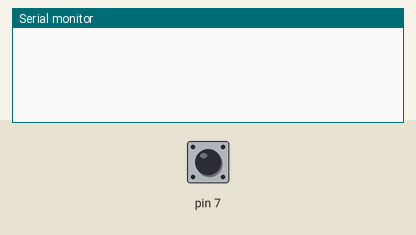
A sketch run on a simulated Arduino Uno, built with avr-gcc and run on an emulated ATmega328P. Shown: the last lines printed to the serial monitor. The inputs (shaded band) are chosen by the test bench; at power-on: pin 7 HIGH.

Above: at 1.2 s.
1.3 s: pin 7 pulled LOW for 0.15 s
At 2.5 s:
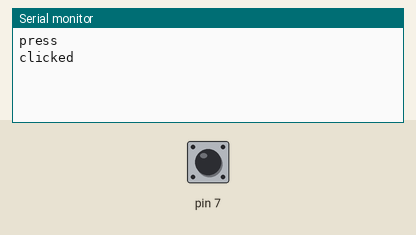
2.9 s: pin 7 pulled LOW for 1 s
At 4.7 s:
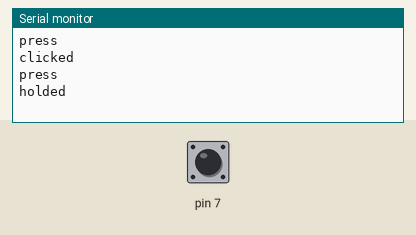

The sketch:

button.ino
```cpp
/*
   Тест мини класса кнопки
*/
#define SW 7    // пин кнопки, подключена на него и GND

#include "buttonMinim.h"
buttonMinim butt(SW);

void setup() {
  Serial.begin(9600);
}

void loop() {
  if (butt.pressed()) Serial.println("press");
  if (butt.clicked()) Serial.println("clicked");
  if (butt.holded()) Serial.println("holded");
  //if (butt.holding()) Serial.println("holding");
}
```

buttonMinim.h
```cpp
#ifndef buttonMinim_h
#define buttonMinim_h

// мини-класс для работы с кнопкой, версия 1.0
typedef struct {
	bool holdedFlag: 1;
	bool btnFlag: 1;
	bool pressF: 1;
	bool clickF: 1;
	bool holdF: 1;
} buttonMinimFlags;

class buttonMinim {
public:
	buttonMinim(uint8_t pin) {
		pinMode(pin, INPUT_PULLUP);
		_pin = pin;
	}
	boolean pressed() {
		tick();
		if (flags.pressF) {
			flags.pressF = false;
			return true;
		}
		else return false;
	}
	boolean clicked() {
		tick();
		if (flags.clickF) {
			flags.clickF = false;
			return true;
		}
		else return false;
	}
	boolean holding() {
		tick();
		if (flags.holdF) {
			return true;
		}
		else return false;
	}
	boolean holded() {
		tick();
		if (flags.holdF && flags.holdedFlag) {
			flags.holdedFlag = false;
			return true;
		}
		else return false;
	}
private:
	buttonMinimFlags flags;
	void tick() {
		boolean btnState = digitalRead(_pin);
		if (!btnState && !flags.btnFlag && ((uint32_t)millis() - _btnTimer > 90)) {
			flags.btnFlag = true;
			_btnTimer = millis();
			flags.pressF = true;
			flags.holdedFlag = true;
		}
		if (btnState && flags.btnFlag && ((uint32_t)millis() - _btnTimer < 350)) {
			flags.btnFlag = false;
			_btnTimer = millis();
			flags.clickF = true;
			flags.holdF = false;
		}
		if (flags.btnFlag && ((uint32_t)millis() - _btnTimer > 600)) {
			if (!btnState) {
				flags.holdF = true;
			} else {
				flags.btnFlag = false;
				flags.holdF = false;
				_btnTimer = millis();
			}
		}
	}
	uint32_t _btnTimer;
	byte _pin;
};
#endif
```

Measured:
- after the input at 1.3 s, the serial monitor: prints a new line at once (image 1)
- after the input at 2.9 s, the serial monitor: prints a new line after 0.60 s (image 2)
